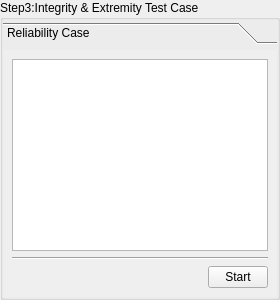
     <widget class="QGroupBox" name="ExtremityGroupbox">
      <property name="sizePolicy">
       <sizepolicy hsizetype="Preferred" vsizetype="Preferred">
        <horstretch>0</horstretch>
        <verstretch>0</verstretch>
       </sizepolicy>
      </property>
      <property name="minimumSize">
       <size>
        <width>0</width>
        <height>0</height>
       </size>
      </property>
      <property name="font">
       <font>
        <stylestrategy>PreferDefault</stylestrategy>
       </font>
      </property>
      <property name="title">
       <string>Step3:Integrity &amp;&amp; Extremity Test Case</string>
      </property>
      <property name="flat">
       <bool>true</bool>
      </property>
      <layout class="QVBoxLayout" name="verticalLayout_10">
       <property name="spacing">
        <number>0</number>
       </property>
       <property name="leftMargin">
        <number>0</number>
       </property>
       <property name="topMargin">
        <number>2</number>
       </property>
       <property name="rightMargin">
        <number>0</number>
       </property>
       <property name="bottomMargin">
        <number>0</number>
       </property>
       <item>
        <widget class="QToolBox" name="ExtremityToolBox">
         <property name="minimumSize">
          <size>
           <width>0</width>
           <height>0</height>
          </size>
         </property>
         <property name="maximumSize">
          <size>
           <width>16777215</width>
           <height>16777215</height>
          </size>
         </property>
         <property name="baseSize">
          <size>
           <width>250</width>
           <height>0</height>
          </size>
         </property>
         <property name="currentIndex">
          <number>0</number>
         </property>
         <widget class="QWidget" name="ExtremityPage">
          <property name="geometry">
           <rect>
            <x>0</x>
            <y>0</y>
            <width>275</width>
            <height>357</height>
           </rect>
          </property>
          <attribute name="label">
           <string>Reliability Case</string>
          </attribute>
          <layout class="QGridLayout" name="gridLayout_8">
           <item row="0" column="0">
            <widget class="JsTextEdit" name="ReliabilityCase">
             <property name="html">
              <string>&lt;!DOCTYPE HTML PUBLIC &quot;-//W3C//DTD HTML 4.0//EN&quot; &quot;http://www.w3.org/TR/REC-html40/strict.dtd&quot;&gt;
&lt;html&gt;&lt;head&gt;&lt;meta name=&quot;qrichtext&quot; content=&quot;1&quot; /&gt;&lt;style type=&quot;text/css&quot;&gt;
p, li { white-space: pre-wrap; }
&lt;/style&gt;&lt;/head&gt;&lt;body style=&quot; font-family:'宋体'; font-size:9pt; font-weight:400; font-style:normal;&quot;&gt;
&lt;p style=&quot;-qt-paragraph-type:empty; margin-top:0px; margin-bottom:0px; margin-left:0px; margin-right:0px; -qt-block-indent:0; text-indent:0px;&quot;&gt;&lt;/p&gt;&lt;/body&gt;&lt;/html&gt;</string>
             </property>
            </widget>
           </item>
           <item row="1" column="0">
            <widget class="Line" name="line_5">
             <property name="orientation">
              <enum>Qt::Horizontal</enum>
             </property>
            </widget>
           </item>
           <item row="2" column="0">
            <layout class="QHBoxLayout" name="horizontalLayout_21">
             <item>
              <spacer name="horizontalSpacer_10">
               <property name="orientation">
                <enum>Qt::Horizontal</enum>
               </property>
               <property name="sizeHint" stdset="0">
                <size>
                 <width>40</width>
                 <height>20</height>
                </size>
               </property>
              </spacer>
             </item>
             <item>
              <widget class="QPushButton" name="ReliabilityCaseBtnStart">
               <property name="maximumSize">
                <size>
                 <width>60</width>
                 <height>16777215</height>
                </size>
               </property>
               <property name="text">
                <string>Start</string>
               </property>
               <property name="icon">
                <iconset resource="../IDE.qrc">
                 <normaloff>:/Menu/rc/Menu/build.png</normaloff>:/Menu/rc/Menu/build.png</iconset>
               </property>
               <property name="flat">
                <bool>false</bool>
               </property>
              </widget>
             </item>
            </layout>
           </item>
          </layout>
         </widget>
        </widget>
       </item>
      </layout>
     </widget>
